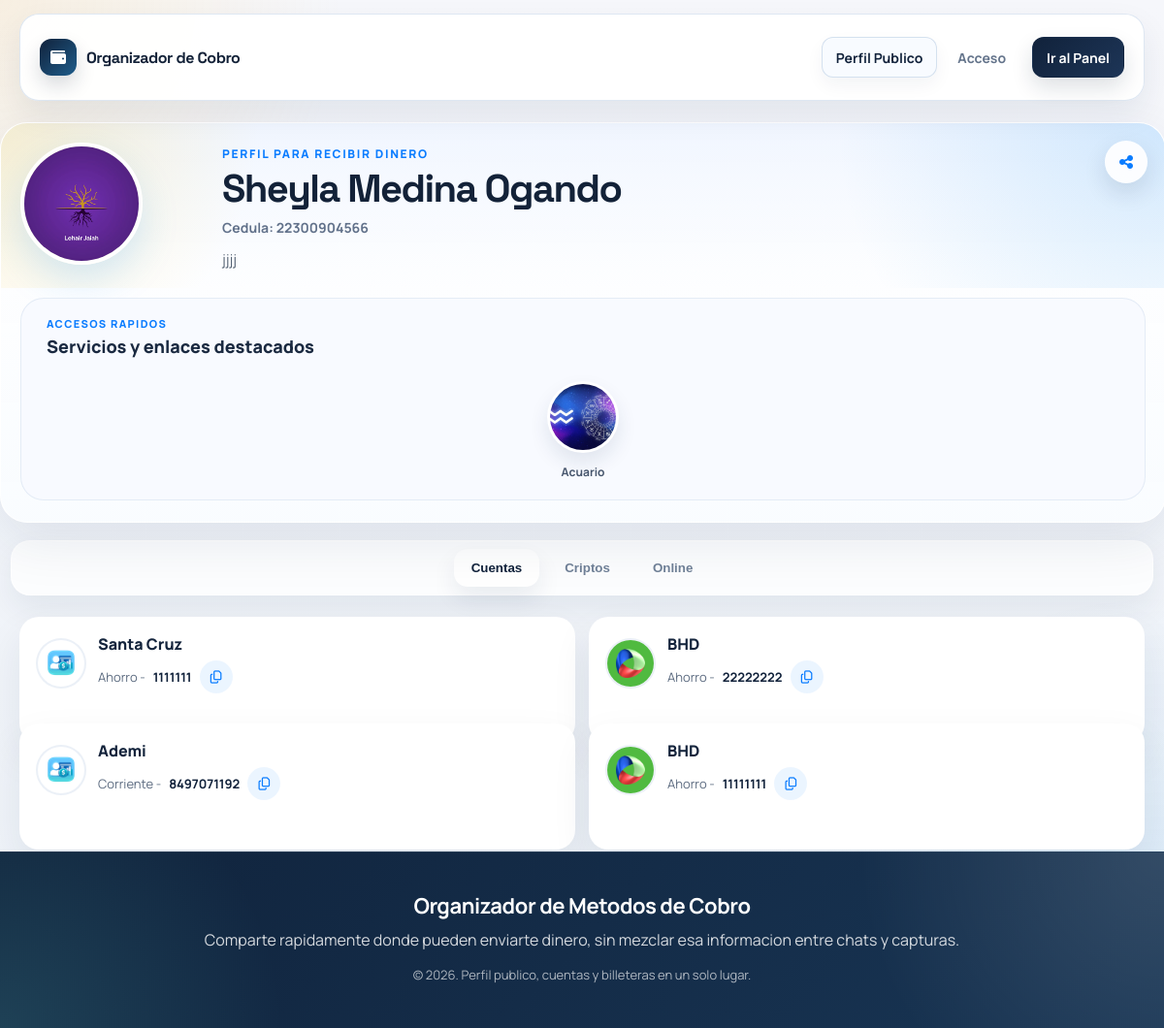
The app's page /perfildecuentas.php?numero=8497071192, older data.
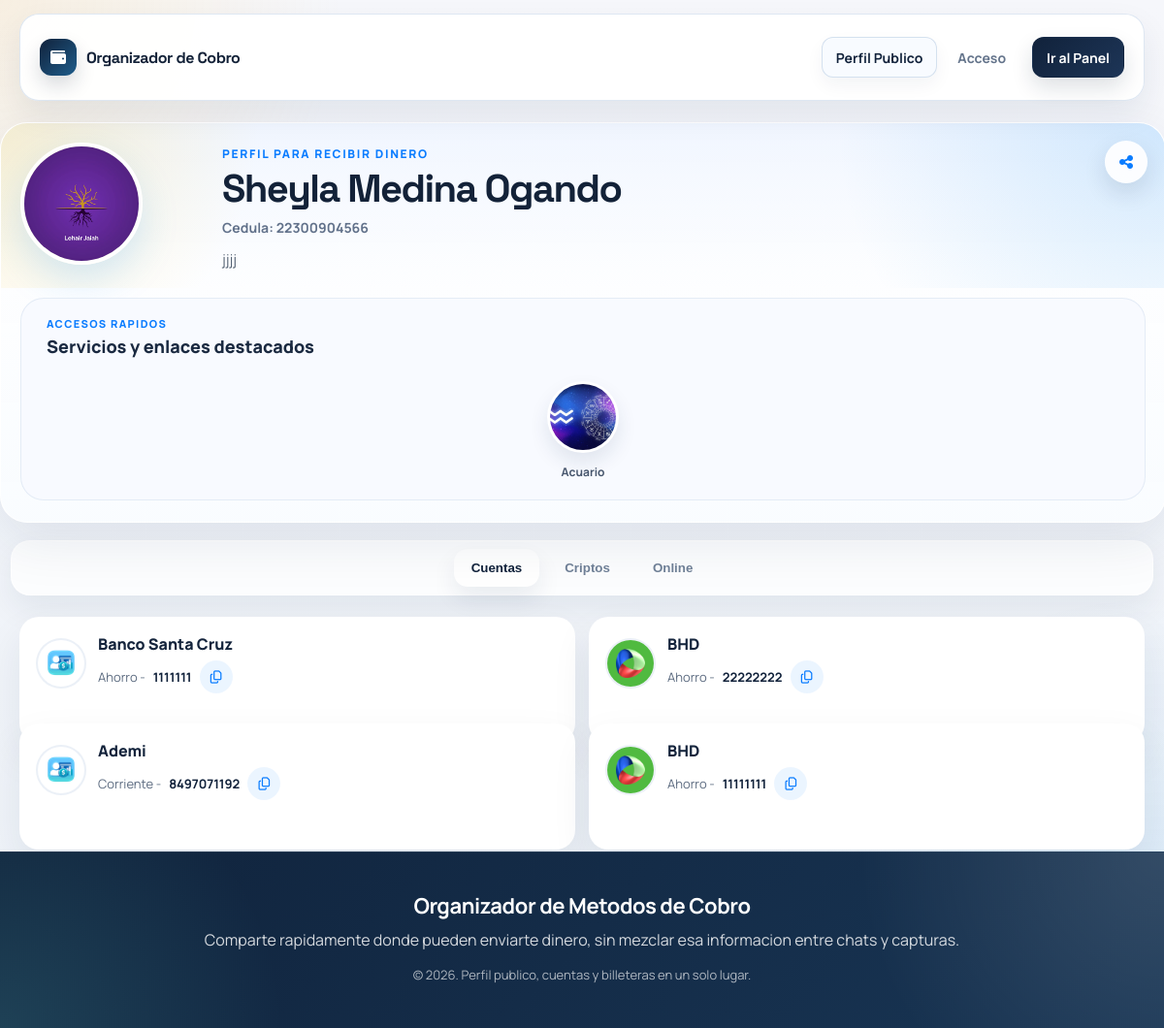
The same page, newer data.
### tables this page shows
CREATE TABLE `usuarios` (
  `id` int NOT NULL AUTO_INCREMENT,
  `nombres` varchar(100) NOT NULL,
  `apellidos` varchar(100) NOT NULL,
  `email` varchar(150) NOT NULL,
  `numero` varchar(20) DEFAULT NULL,
  `password` varchar(255) NOT NULL,
  `fecha_registro` timestamp NULL DEFAULT CURRENT_TIMESTAMP,
  `imagen` varchar(200) NOT NULL DEFAULT 'perfil.png',
  `cedula` varchar(11) NOT NULL DEFAULT '00000000000',
  `resena_personal` varchar(200) NOT NULL DEFAULT 'Sin descripcion personal.',
  PRIMARY KEY (`id`),
  UNIQUE KEY `uk_usuarios_email` (`email`),
  UNIQUE KEY `uk_usuarios_numero` (`numero`)
);

CREATE TABLE `servicios` (
  `id` int NOT NULL AUTO_INCREMENT,
  `usuario_id` int NOT NULL,
  `imagen` varchar(255) DEFAULT NULL,
  `nombre_servicio` varchar(100) DEFAULT NULL,
  `resena` text,
  `enlace` varchar(255) DEFAULT NULL,
  PRIMARY KEY (`id`),
  KEY `idx_servicios_usuario_id` (`usuario_id`),
  CONSTRAINT `fk_servicios_usuario`
    FOREIGN KEY (`usuario_id`) REFERENCES `usuarios` (`id`)
    ON DELETE CASCADE
);

CREATE TABLE `cuentas_bancarias` (
  `id` int NOT NULL AUTO_INCREMENT,
  `usuario_id` int NOT NULL,
  `banco_id` int NOT NULL,
  `tipo_cuenta` enum('Ahorro','Corriente') DEFAULT NULL,
  `numero_cuenta` varchar(50) DEFAULT NULL,
  PRIMARY KEY (`id`),
  KEY `idx_cuentas_usuario_id` (`usuario_id`),
  KEY `idx_cuentas_banco_id` (`banco_id`),
  CONSTRAINT `fk_cuentas_usuario`
    FOREIGN KEY (`usuario_id`) REFERENCES `usuarios` (`id`)
    ON DELETE CASCADE,
  CONSTRAINT `fk_cuentas_banco`
    FOREIGN KEY (`banco_id`) REFERENCES `bancos` (`id`)
    ON DELETE CASCADE
);

CREATE TABLE `bancos` (
  `id` int NOT NULL AUTO_INCREMENT,
  `nombre` varchar(100) NOT NULL,
  `icono` varchar(200) NOT NULL DEFAULT 'images.png',
  `activo` tinyint(1) NOT NULL DEFAULT '1',
  PRIMARY KEY (`id`),
  UNIQUE KEY `uk_bancos_nombre` (`nombre`)
);

### perfildecuentas.php (called while the page is built, shortened)
<?php
require_once __DIR__ . '/includes/bootstrap.php';
$numero = app_normalize_phone($_GET['numero'] ?? '');
$user = app_fetch_user_by_phone($conn, $numero);
$userId = (int) $user['id'];
$collections = app_fetch_profile_collections($conn, $userId);
$publicHref = !empty($user['numero']) ? 'perfildecuentas.php?numero=' . rawurlencode((string) $user['numero']) : '#';
app_render_page_start('Perfil de ' . ($user['nombres'] ?? 'usuario'), [
    'styles' => [
        'https://cdnjs.cloudflare.com/ajax/libs/font-awesome/6.5.1/css/all.min.css',
        'styles/style.css',
        'styles/app-shell.css',
        'styles/dashboard.css',
    ],
    'body_class' => 'app-page',
]);
app_render_site_navbar([
    'brand' => 'Organizador de Cobro',
    'brand_href' => 'login.php',
    'links' => [
        ['label' => 'Perfil Publico', 'href' => $publicHref, 'active' => true],
        ['label' => 'Acceso', 'href' => 'login.php'],
    ],
    'cta' => ['label' => 'Ir al Panel', 'href' => 'login.php'],
]);
app_render_profile_header($user, $collections['servicios'], [
    'editable' => false,
    'share_title' => 'Perfil de ' . ($user['nombres'] ?? 'usuario'),
]);
app_render_profile_tabs();
app_render_accounts_section($collections['cuentas'], false);
app_render_site_footer();
app_render_page_end([
    'scripts/site-nav.js',
    'scripts/profile-ui.js',
]);

### helpers.php (called while the page is built, shortened)
<?php
function app_e(?string $value): string
{
    return htmlspecialchars((string) $value, ENT_QUOTES, 'UTF-8');
}
function app_normalize_phone(?string $phone): string
{
    return preg_replace('/\D+/', '', (string) $phone) ?? '';
}
function app_asset_url(?string $value, array $folders = ['uploads', 'imagen'], string $fallback = 'imagen/perfil.png'): string
{
    $value = trim((string) $value);
    $normalized = str_replace('\\', '/', $value);
    if (str_contains($normalized, '/')) {
        return $normalized;
    }
    foreach ($folders as $folder) {
        $candidate = __DIR__ . DIRECTORY_SEPARATOR . $folder . DIRECTORY_SEPARATOR . $normalized;
        if (is_file($candidate)) {
            return $folder . '/' . $normalized;
        }
    }
    return $fallback;
}

### includes/app_data.php (called while the page is built, shortened)
<?php
function app_fetch_rows(mysqli $conn, string $sql): array
{
    $result = mysqli_query($conn, $sql);
    return $result ? mysqli_fetch_all($result, MYSQLI_ASSOC) : [];
}
function app_fetch_user_by_phone(mysqli $conn, string $phone): ?array
{
    $normalizedPhone = app_normalize_phone($phone);
    $stmt = mysqli_prepare($conn, "SELECT * FROM usuarios WHERE numero = ? LIMIT 1");
    mysqli_stmt_bind_param($stmt, "s", $normalizedPhone);
    mysqli_stmt_execute($stmt);
    $result = mysqli_stmt_get_result($stmt);
    $user = $result ? mysqli_fetch_assoc($result) : null;
    return $user ?: null;
}
function app_fetch_profile_collections(mysqli $conn, int $userId): array
{
    return [
        'servicios' => app_fetch_rows($conn, "SELECT * FROM servicios WHERE usuario_id = {$userId} ORDER BY id DESC"),
        'cuentas' => app_fetch_rows(
            $conn,
            "SELECT cb.id, cb.usuario_id, cb.banco_id, cb.tipo_cuenta, cb.numero_cuenta, b.nombre AS banco, b.icono AS imagen
             FROM cuentas_bancarias cb
             INNER JOIN bancos b ON b.id = cb.banco_id
             WHERE cb.usuario_id = {$userId}
             ORDER BY cb.id DESC"
        ),
        'criptos' => app_fetch_rows(
            $conn,
            "SELECT cw.id, cw.usuario_id, cw.cripto_activo_id, cw.direccion, ca.nombre AS moneda, ca.red, ca.icono AS imagen
             FROM cripto_wallets cw
             INNER JOIN cripto_activos ca ON ca.id = cw.cripto_activo_id
             WHERE cw.usuario_id = {$userId}
             ORDER BY cw.id DESC"
        ),
        'pagos' => app_fetch_rows($conn, "SELECT * FROM pagos_online WHERE usuario_id = {$userId} ORDER BY id DESC"),
    ];
}

### includes/profile_components.php (the view, shortened to what this page needs)
<?php
function app_render_profile_header(array $user, array $services, array $options = []): void
{
    $shareTitle = $options['share_title'] ?? ('Perfil de ' . ($user['nombres'] ?? 'usuario'));
    $profileImage = app_asset_url($user['imagen'] ?? 'perfil.png', ['uploads', 'imagen'], 'uploads/perfil.png');
    $fullName = trim(($user['nombres'] ?? '') . ' ' . ($user['apellidos'] ?? ''));
    $description = trim((string) ($user['resena_personal'] ?? ''));
    echo '<header class="header">';
    echo '<button type="button" class="share-page js-share-page" title="Compartir" data-share-title="' . app_e($shareTitle) . '">';
    echo '<i class="fa-solid fa-share-nodes"></i>';
    echo '</button>';
    echo '<div class="profile-hero">';
    echo '<div class="profile-header"><div class="profile-wrapper">';
    echo '<img src="' . app_e($profileImage) . '" class="profile-main js-open-profile-modal" alt="' . app_e($user['nombres'] ?? 'Perfil') . '">';
    echo '</div></div>';
    echo '<div class="profile-summary">';
    echo '<p class="profile-eyebrow">Perfil para recibir dinero</p>';
    echo '<h1 class="profile-name">' . app_e($fullName !== '' ? $fullName : ($user['nombres'] ?? '')) . '</h1>';
    echo '<p class="profile-id">Cedula: ' . app_e($user['cedula'] ?? '') . '</p>';
    if ($description !== '') {
        echo '<p class="profile-description">' . app_e($description) . '</p>';
    }
    echo '</div></div>';
    echo '<section class="mini-profiles-block">';
    echo '<div class="section-heading">';
    echo '<p class="section-kicker">Accesos rapidos</p>';
    echo '<h2 class="section-title">Servicios y enlaces destacados</h2>';
    echo '</div>';
    echo '<div class="mini-profiles-scroll">';
    foreach ($services as $servicio) {
        $serviceImage = app_asset_url($servicio['imagen'] ?? '', ['uploads', 'imagen'], 'imagen/perfil.png');
        echo '<button type="button" class="mini-profile js-mini-profile"';
        echo ' data-service-id="' . (int) $servicio['id'] . '"';
        echo ' data-service-img="' . app_e($serviceImage) . '"';
        echo ' data-service-title="' . app_e($servicio['nombre_servicio'] ?? '') . '"';
        echo ' data-service-text="' . app_e($servicio['resena'] ?? '') . '"';
        echo ' data-service-link="' . app_e($servicio['enlace'] ?? '') . '"';
        echo '>';
        echo '<img src="' . app_e($serviceImage) . '" alt="' . app_e($servicio['nombre_servicio'] ?? 'Servicio') . '">';
        echo '<span>' . app_e($servicio['nombre_servicio'] ?? '') . '</span>';
        echo '</button>';
    }
    echo '</div></section>';
    echo '</header>';
}
function app_render_profile_tabs(): void
{
    echo <<<HTML
<nav class="tab-buttons">
  <button type="button" class="tablink active js-tab-trigger" data-tab-target="Cuentas">Cuentas</button>
  <button type="button" class="tablink js-tab-trigger" data-tab-target="Criptos">Criptos</button>
  <button type="button" class="tablink js-tab-trigger" data-tab-target="Pagos">Online</button>
</nav>
HTML;
}
function app_render_accounts_section(array $accounts, bool $editable = false): void
{
    echo '<main id="Cuentas" class="tabcontent is-active"><div class="cards">';
    foreach ($accounts as $account) {
        $image = app_asset_url($account['imagen'] ?? '', ['imagen', 'uploads'], 'imagen/images.png');
        echo '<div class="card"><div class="card-top">';
        echo '<img src="' . app_e($image) . '" alt="' . app_e($account['banco'] ?? 'Banco') . '">';
        echo '<div class="card-content">';
        echo '<h3>' . app_e($account['banco'] ?? '') . '</h3>';
        echo '<div class="copy-row">';
        echo app_e($account['tipo_cuenta'] ?? '') . ' - ';
        echo '<span class="copy-text">' . app_e($account['numero_cuenta'] ?? '') . '</span>';
        echo '<button type="button" class="copy-btn js-copy-btn" aria-label="Copiar cuenta"><i class="fa-regular fa-copy"></i></button>';
        echo '</div></div>';
        echo '</div></div>';
    }
    echo '</div></main>';
}

### includes/layout.php (shortened to what this page needs)
<?php
function app_render_page_start(string $title, array $options = []): void
{
    $styles = $options['styles'] ?? [];
    $bodyClass = trim($options['body_class'] ?? '');
    echo "<!DOCTYPE html>\n";
    echo "<html lang=\"es\">\n";
    echo "<head>\n";
    foreach ($styles as $href) {
        echo '<link rel="stylesheet" href="' . app_e($href) . '">' . "\n";
    }
    echo "</head>\n";
    $compiledAttributes = [];
    if ($bodyClass !== '') {
        $compiledAttributes[] = 'class="' . app_e($bodyClass) . '"';
    }
    echo '<body ' . implode(' ', $compiledAttributes) . ">\n";
}
function app_render_site_footer(): void
{
    $year = date('Y');
    echo <<<HTML
<footer class="site-footer">
  <div class="site-footer__inner">
    <p class="site-footer__title">Organizador de Metodos de Cobro</p>
    <p class="site-footer__text">Comparte rapidamente donde pueden enviarte dinero, sin mezclar esa informacion entre chats y capturas.</p>
    <p class="site-footer__meta">&copy; {$year}. Perfil publico, cuentas y billeteras en un solo lugar.</p>
  </div>
</footer>
HTML;
}
function app_render_site_navbar(array $options = []): void
{
    $brand = $options['brand'] ?? 'Organizador de Cobro';
    $links = $options['links'] ?? [];
    $cta = $options['cta'] ?? null;
    echo '<nav class="site-nav" aria-label="Principal">';
    echo '<div class="site-nav__inner">';
    echo '<a href="' . app_e($options['brand_href'] ?? 'index.php') . '" class="site-nav__brand">';
    echo '<span class="site-nav__brand-mark"><i class="fa-solid fa-wallet"></i></span>';
    echo '<span class="site-nav__brand-text">' . app_e($brand) . '</span>';
    echo '</a>';
    echo '<div class="site-nav__menu" id="site-nav-menu">';
    echo '<div class="site-nav__links">';
    foreach ($links as $link) {
        $isButton = !empty($link['button']);
        $baseClass = $isButton ? 'site-nav__button' : 'site-nav__link';
        $class = $baseClass;
        if (!$isButton && !empty($link['active'])) {
            $class .= ' is-active';
        }
        $icon = '';
        echo '<a class="' . app_e($class) . '" href="' . app_e($link['href'] ?? '#') . '">' . $icon . '<span>' . app_e($link['label'] ?? '') . '</span></a>';
    }
    echo '</div>';
    if ($cta) {
        $ctaClass = 'site-nav__cta';
        echo '<a class="' . app_e($ctaClass) . '" href="' . app_e($cta['href'] ?? '#') . '">' . app_e($cta['label'] ?? '') . '</a>';
    }
    echo '</div></div></nav>';
}
function app_render_page_end(array $scripts = []): void
{
    echo "\n</body>\n</html>";
}

### styles/app-shell.css (style rules this page uses)
:root { --shell-width: min(1160px, calc(100% - 32px)); --footer-bg: #10233c; --footer-text: rgba(255, 255, 255, 0.82); --page-bg: radial-gradient(circle at top left, rgba(255, 196, 87, 0.16), transparent 22%), radial-gradient(circle at bottom right, rgba(33, 150, 243, 0.14), transparent 28%), linear-gradient(180deg, #f6f7fb 0%, #edf2f8 100%); --page-text: #1c2738; --page-muted: #677489; --surface-elevated: rgba(255, 255, 255, 0.88); --surface-border: rgba(255, 255, 255, 0.8); }
body { margin: 0; color: var(--page-text); overflow-x: hidden; }
body.app-page { min-height: 100vh; background: var(--page-bg); font-family: "Manrope", "Segoe UI", Arial, sans-serif; }
.site-nav { width: var(--shell-width); margin: 14px auto 0; position: relative; z-index: 40; }
.site-nav__inner { display: flex; align-items: center; justify-content: space-between; gap: 18px; min-height: 68px; padding: 10px 14px 10px 18px; border-radius: 20px; background: rgba(255, 255, 255, 0.94); border: 1px solid rgba(219, 229, 241, 0.9); box-shadow: 0 14px 32px rgba(18, 39, 73, 0.08); }
.site-nav__brand { display: inline-flex; align-items: center; gap: 10px; color: #132238; text-decoration: none; flex-shrink: 0; }
.site-nav__brand-mark { width: 38px; height: 38px; border-radius: 12px; display: inline-flex; align-items: center; justify-content: center; background: linear-gradient(135deg, #11223b 0%, #1f5d8b 100%); color: #fff; box-shadow: 0 10px 20px rgba(17, 34, 59, 0.16); }
.site-nav__brand-text { font-family: "Space Grotesk", "Manrope", sans-serif; font-size: 16px; font-weight: 700; letter-spacing: -0.03em; }
.site-nav__menu { display: flex; align-items: center; gap: 12px; margin-left: auto; flex-wrap: wrap; justify-content: flex-end; }
.site-nav__links { display: flex; align-items: center; gap: 6px; }
.site-nav__link, .site-nav__button, .site-nav__cta { display: inline-flex; align-items: center; justify-content: center; gap: 8px; min-height: 40px; padding: 0 14px; border: 1px solid transparent; border-radius: 12px; background: transparent; text-decoration: none; font-weight: 700; font-size: 14px; font-family: inherit; transition: transform .2s ease, background .2s ease, box-shadow .2s ease, color .2s ease, border-color .2s ease; }
.site-nav__link, .site-nav__button { color: #64748b; cursor: pointer; }
.site-nav__link:hover, .site-nav__button:hover, .site-nav__link.is-active { color: #11223b; background: #f8fbff; border-color: rgba(210, 223, 238, 0.92); box-shadow: 0 8px 18px rgba(18, 39, 73, 0.05); }
.site-nav__cta { background: linear-gradient(135deg, #11223b 0%, #1d3557 100%); color: #fff; box-shadow: 0 10px 22px rgba(17, 34, 59, 0.14); }
.site-footer { margin-top: 36px; background: linear-gradient(135deg, #10233c 0%, #183554 100%); color: var(--footer-text); border-top: 1px solid rgba(255, 255, 255, 0.08); position: relative; overflow: hidden; }
.site-footer::before { content: ""; position: absolute; inset: 0; background: radial-gradient(circle at top right, rgba(255, 255, 255, 0.12), transparent 26%), radial-gradient(circle at bottom left, rgba(91, 192, 190, 0.18), transparent 24%); pointer-events: none; }
.site-footer__inner { width: var(--shell-width); margin: 0 auto; padding: 34px 0 38px; text-align: center; position: relative; z-index: 1; }
.site-footer__title { margin: 0 0 8px; font-size: clamp(18px, 2.2vw, 22px); font-weight: 700; color: #fff; letter-spacing: -0.02em; }
.site-footer__text, .site-footer__meta { margin: 0; line-height: 1.6; }
.site-footer__meta { margin-top: 12px; font-size: 13px; opacity: 0.8; }
@media (min-width: 1080px) { .site-nav__inner { padding-inline: 20px; } }
@media (min-width: 1080px) { .site-footer__inner { padding-block: 40px 44px; } }

### styles/dashboard.css (style rules this page uses)
.app-page .share-page, .app-page .mini-profile, .app-page .add-circle, .app-page .card-add, .app-page .card-menu__trigger, .app-page .search-float-btn, .app-page .js-open-link { border: none; font: inherit; }
.app-page .mini-profile { background: transparent; }
.app-page .share-page { display: inline-flex; align-items: center; justify-content: center; }
.app-page .mini-profile { padding: 0; }

Row changes from the older to the newer data that the page shows:
changed through a linked row, cuentas_bancarias: banco.nombre "Santa Cruz" → "Banco Santa Cruz"
